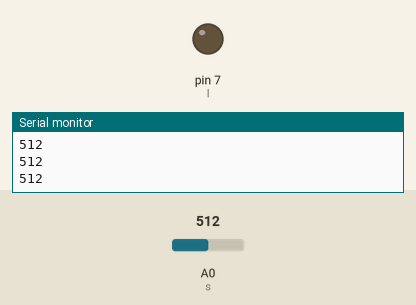
Simulated run of this sketch. Board: Arduino Uno, built with avr-gcc and run on an emulated ATmega328P. On the bench: output pins drawn as LEDs (lit = HIGH), the last lines printed to the serial monitor. The inputs (shaded band) are chosen by the test bench; at power-on: A0 (s) = 512.

Above: at 1.2 s.
1.3 s: A0 (s) set to 537
2.8 s: A0 (s) set to 569
At 4.2 s:
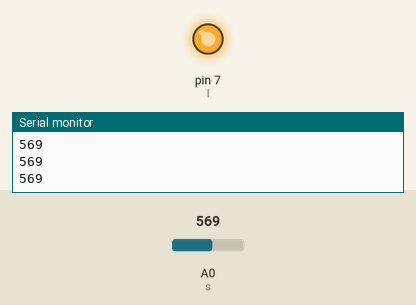
4.5 s: A0 (s) set to 542
At 5.9 s:
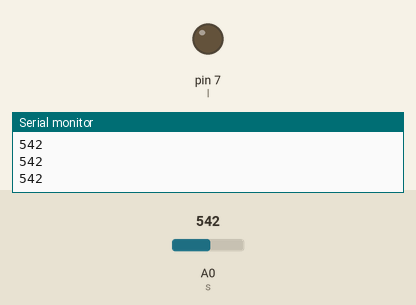
6.3 s: A0 (s) set to 562
At 7.3 s:
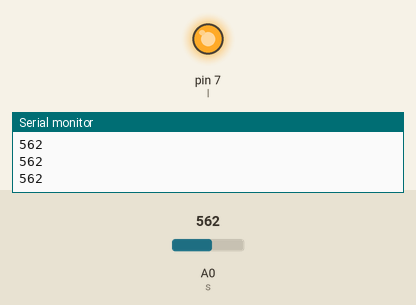
Timing chart, 0 to 9.1 s (numbered marks = the images above; inputs shaded):
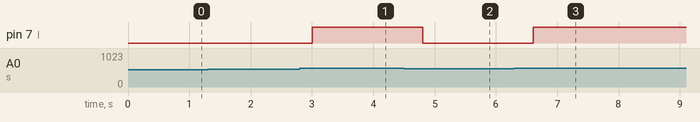

The sketch:

sound.ino
```cpp
int s = A0;
int l = 7;
void setup()
{
  pinMode(l, OUTPUT);
  Serial.begin(9600);
}

void loop()
{
  int s=analogRead (s);
  Serial.println(s);
  delay(200);
  if (s > 552)
  {
    digitalWrite(l,HIGH);
  }
  else
  {
  digitalWrite(l,LOW);
  }
}
```

Measured:
- the behaviour switches between 552 and 553 on A0 (s) (found by bisection; images 0 and 1)
- after the input at 2.8 s, pin 7 (l): LOW → HIGH after 0.20 s
- after the input at 4.5 s, pin 7 (l): HIGH → LOW after 0.31 s
- after the input at 6.3 s, pin 7 (l): LOW → HIGH after 0.31 s
